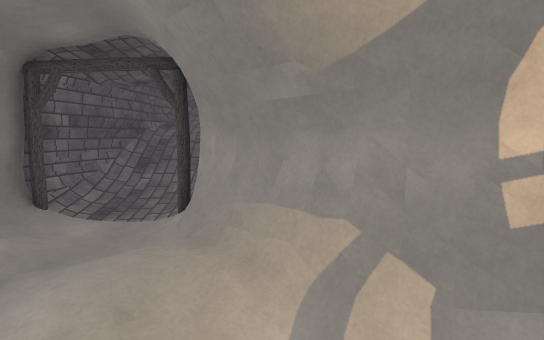
[1] (above)

12 first-person views from a walk through a 3-D level made in the Unity game engine. The camera is 1.5 m above the floor, tilts 6° down and sees 80° across. The floor is counted in squares, 1 m on a side. Each view is taken from the middle of a square. On the plan, view 1 faces up. The plan holds only what a view shows up to about 15 squares ahead; the rest is blank. The place goes on beyond the plan. The player character is not drawn. Some surface patterns are stand-ins.

[2]
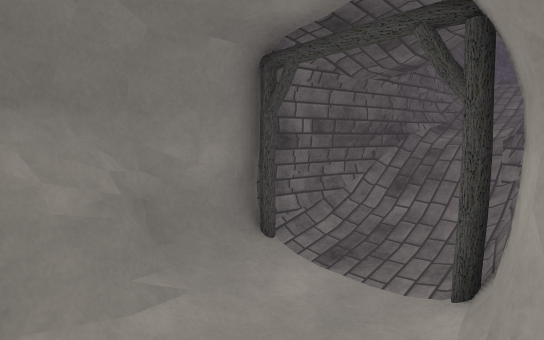

[3]
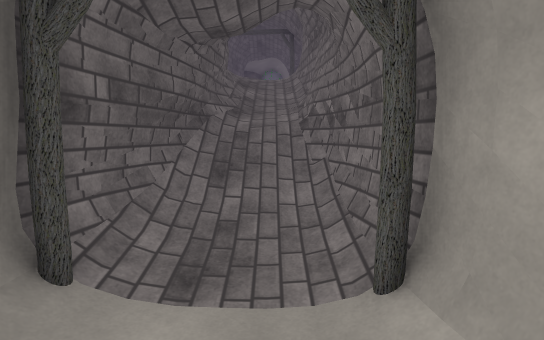

[4]
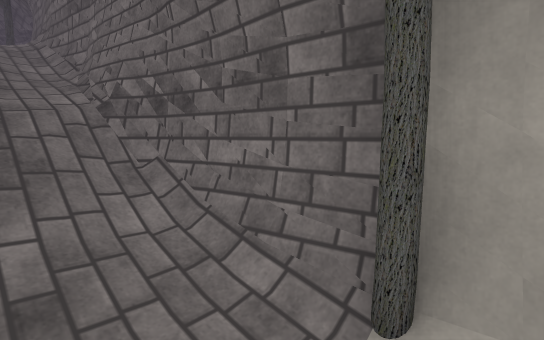

[5]
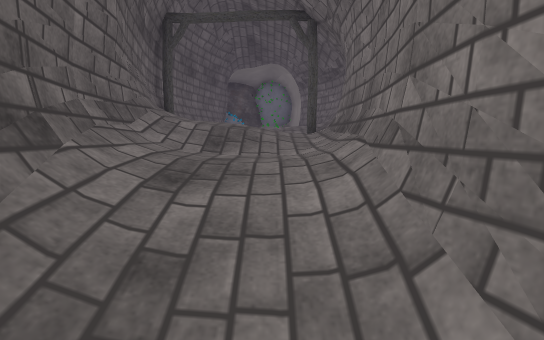

[6]
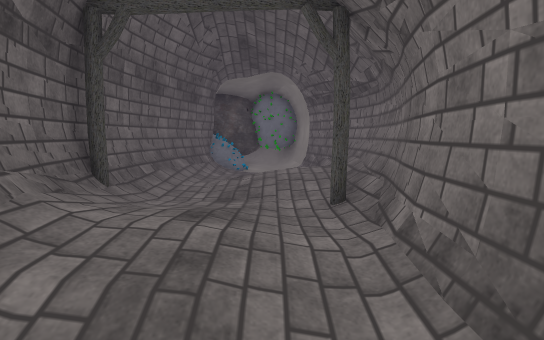

[7]
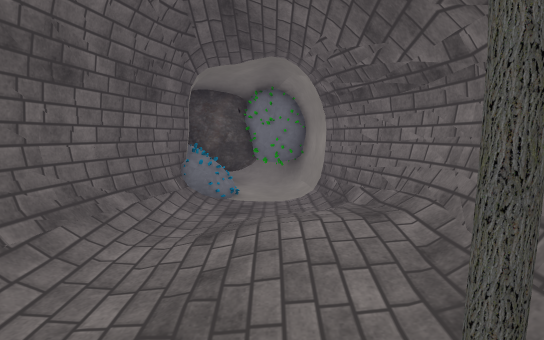

[8]
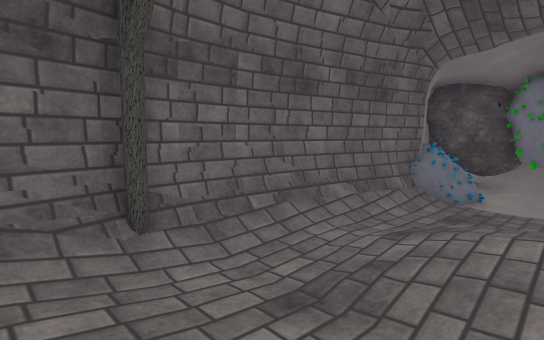

[9]
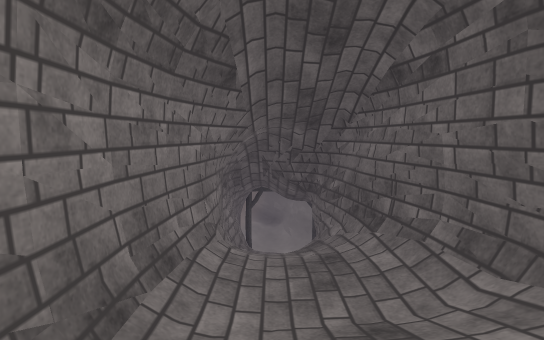

[10]
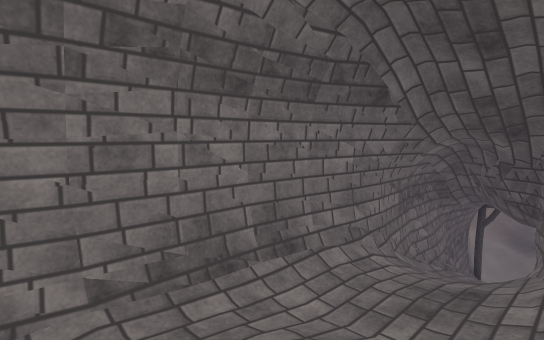

[11]
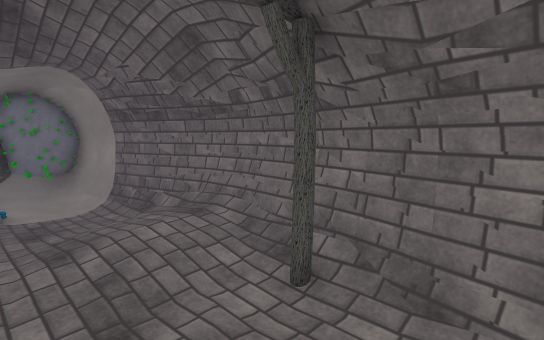

[12]
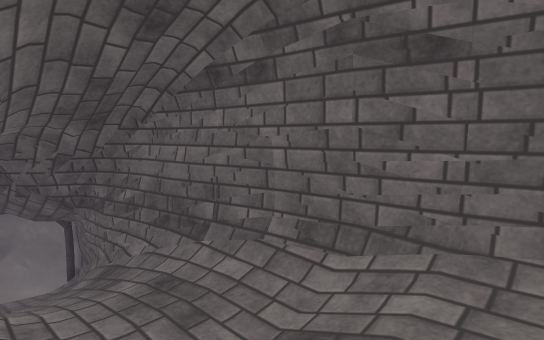

### Floor plan
Key: @ floor where view 1 was taken; # wall or solid block; . main floor; : floor 0.25 m higher than the main floor; - floor 0.25 m lower than the main floor; _ floor 0.5 m lower than the main floor; < floor 0.75 m lower than the main floor; ( floor 3.75 m lower than the main floor; ! floor 4.25 m lower than the main floor; ? floor 4.5 m lower than the main floor; / step, stairs or slope; O other object.
Columns run from 6 left of view 1 to 3 right of it. Each row starts with its distance up from view 1.
 33 OOOOO
 32 OOO_O
 31 OO/_/#
 30 #/__/#
 29 #/---#
 28 #--/.##
 27 #-.::/#
 26 #-.::/#
 25 #--..##
 24 #--..#
 23 #....#
 22 #::..#
 21 #/:./#
 20 #////#
 19 #/__/#
 18 ##__##
 17  #__#
 16  #/<#
 15  #//#
 14  ##/#
 13   #/#
 12  ##/#
 11  #//#
 10  #//#
  9  #//#
  8  #!!##
  7  #??#O
  6  O?  O
  5  O   OO
  4  OO/  OO
  3   O  ( OOO
  2
  1
  0       @

Where each view was taken, in squares from view 1:
view 1: 0 up, 0 right, facing up
view 2: 3 up, 1 left, facing up-left
view 3: 4 up, 3 left, facing up
view 4: 6 up, 4 left, facing up-right
view 5: 14 up, 3 left, facing up
view 6: 18 up, 3 left, facing up
view 7: 22 up, 3 left, facing up
view 8: 22 up, 2 left, facing up-left
view 9: 22 up, 3 left, facing down
view 10: 22 up, 5 left, facing down-right
view 11: 21 up, 5 left, facing up-right
view 12: 21 up, 2 left, facing down-left
